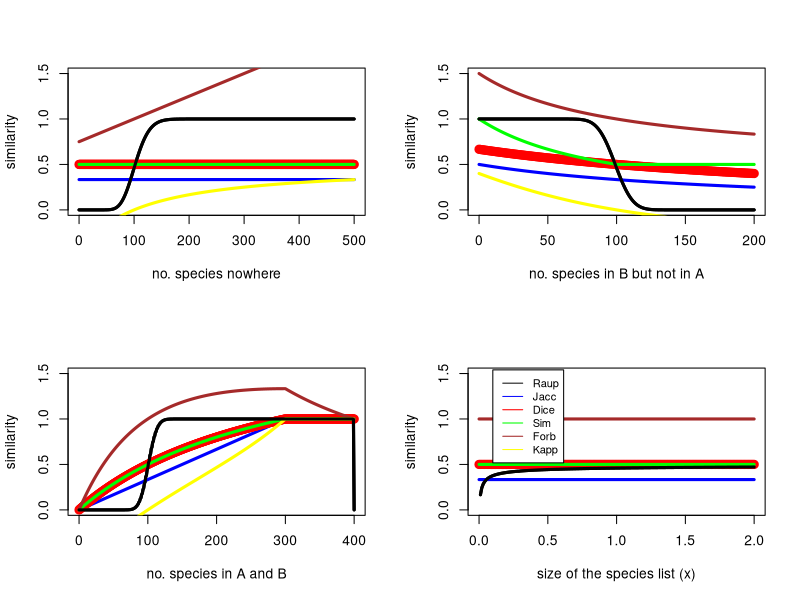

Recreate this plot in R.
# 2015 10 01 I.Zliobaite

# comparing dissimilarities
plot_name_res <- 'fig_similarity.png'
library(vegan)

M = 100
N1 = 100
N2 = 100
n = 100

# "manhattan", "euclidean", "canberra", "bray", "kulczynski", "jaccard", "gower", "morisita", "horn", "mountford", "raup" , "binomial" or "chao".

temp <- n
res <- c()
for (n in 0:500)
{
  s1 <- c(rep(1,M),rep(1,N1),rep(0,N2),rep(0,n))
  s2 <- c(rep(1,M),rep(0,N1),rep(1,N2),rep(0,n))
  s <- rbind(s1,s2)
  raup <- 1-vegdist(s, method="raup")  
  jacc <- M / (M + N1 + N2)
  dice <- 2*M / (2*M + N1 + N2)
  sim <- M / min((N1+M),(N2+M))
  forb <- M*(M+N1+N2+n)/((M+N1)*(M+N2))
  pr <- ((M+N1)*(M+N2) + (n+N2)*(n+N1))/((M+N1+N2+n)*(M+N1+N2+n))
  kap <- ((M+n)/(M+n+N1+N2) - pr)/(1-pr)
  res <- rbind(res,c(n,raup,jacc,dice,sim,forb,kap))
} 
n <- temp

temp <- N2
res2 <- c()
for (N2 in 0:200)
{
  s1 <- c(rep(1,M),rep(1,N1),rep(0,N2),rep(0,(n-N2+temp)))
  s2 <- c(rep(1,M),rep(0,N1),rep(1,N2),rep(0,(n-N2+temp)))
  s <- rbind(s1,s2)
  raup <- 1-vegdist(s, method="raup")  
  jacc <- M / (M + N1 + N2)
  dice <- 2*M / (2*M + N1 + N2)
  sim <- M / min((N1+M),(N2+M))
  forb <- M*(M+N1+N2+n)/((M+N1)*(M+N2))
  pr <- ((M+N1)*(M+N2) + (n+N2)*(n+N1))/((M+N1+N2+n)*(M+N1+N2+n))
  kap <- ((M+n)/(M+n+N1+N2) - pr)/(1-pr)
  res2 <- rbind(res2,c(N2,raup,jacc,dice,sim,forb,kap))
} 
N2 <- temp

temp <- M
res3 <- c()
for (M in 0:400)
{
  Nnew <- max(0,(N1 + N2 + 100 - M)/2)
  nnew <- n + N1 + N2 + 100 - 2*Nnew - M
  s1 <- c(rep(1,M),rep(1,Nnew),rep(0,Nnew),rep(0,nnew))
  s2 <- c(rep(1,M),rep(0,Nnew),rep(1,Nnew),rep(0,nnew))
  s <- rbind(s1,s2)
  raup <- 1- vegdist(s, method="raup")  
  jacc <- M / (M + Nnew + Nnew)
  dice <- 2*M / (2*M + Nnew + Nnew)
  sim <- M / min((Nnew+M),(Nnew+M))
  forb <- M*(M+Nnew+Nnew+nnew)/((M+Nnew)*(M+Nnew))
  pr <- ((M+Nnew)^2 + (nnew+Nnew)^2)/((M+Nnew+Nnew+nnew)^2)
  kap <- ((M+nnew)/(M+nnew+Nnew+Nnew) - pr)/(1-pr)
  #print(c(M,Nnew,nnew,pr,kap))
  res3 <- rbind(res3,c(M,raup,jacc,dice,sim,forb,kap))
} 
M <- temp

res4 <- c()
for (x in seq(0,2,0.01))
{
  s1 <- c(rep(1,M*x),rep(1,N1*x),rep(0,N2*x),rep(0,n*x))
  s2 <- c(rep(1,M*x),rep(0,N1*x),rep(1,N2*x),rep(0,n*x))
  s <- rbind(s1,s2)
  raup <- 1-vegdist(s, method="raup")  
  jacc <- M / (M + N1 + N2)
  dice <- 2*M / (2*M + N1 + N2)
  sim <- M / min((N1+M),(N2+M))
  forb <- M*(M+N1+N2+n)/((M+N1)*(M+N2))
  res4 <- rbind(res4,c(x,raup,jacc,dice,sim,forb))
} 


png(plot_name_res)
par(mfrow=c(2,2))
plot(res[,1],res[,2],col = 'black',type = 'l',lwd = 3,ylim=c(0, 1.5),xlab="no. species nowhere",ylab = 'similarity')
lines(res[,1],res[,3],col='blue',lwd = 3)
points(res[,1],res[,4],col='red',lwd = 3)
lines(res[,1],res[,5],col='green',lwd = 3)
lines(res[,1],res[,6],col='brown',lwd = 3)
lines(res[,1],res[,7],col='yellow',lwd = 3)
lines(res[,1],res[,2],col='black',lwd = 3)
plot(res2[,1],res2[,2],col = 'black',type = 'l',lwd = 3,ylim=c(0, 1.5),xlab="no. species in B but not in A",ylab = 'similarity')
lines(res2[,1],res2[,3],col='blue',lwd = 3)
points(res2[,1],res2[,4],col='red',lwd = 3)
lines(res2[,1],res2[,5],col='green',lwd = 3)
lines(res2[,1],res2[,6],col='brown',lwd = 3)
lines(res2[,1],res2[,7],col='yellow',lwd = 3)
lines(res2[,1],res2[,2],col='black',lwd = 3)
plot(res3[,1],res3[,2],col = 'black',type = 'l',lwd = 3,ylim=c(0, 1.5),xlab="no. species in A and B",ylab = 'similarity')
lines(res3[,1],res3[,3],col='blue',lwd = 3)
points(res3[,1],res3[,4],col='red',lwd = 3)
lines(res3[,1],res3[,5],col='green',lwd = 3)
lines(res3[,1],res3[,6],col='brown',lwd = 3)
lines(res3[,1],res3[,7],col='yellow',lwd = 3)
lines(res3[,1],res3[,2],col='black',lwd = 3)
plot(res4[,1],res4[,2],col = 'black',type = 'l',lwd = 3,ylim=c(0, 1.5),xlab="size of the species list (x)",ylab = 'similarity')
lines(res4[,1],res4[,3],col='blue',lwd = 3)
points(res4[,1],res4[,4],col='red',lwd = 3)
lines(res4[,1],res4[,5],col='green',lwd = 3)
lines(res4[,1],res4[,6],col='brown',lwd = 3)
lines(res4[,1],res4[,2],col='black',lwd = 3)
legend(0.1,1.54,c('Raup','Jacc','Dice','Sim','Forb','Kapp'),col = c('black','blue','red','green','brown','yellow'),lty = 1, cex = 0.8)
dev.off()

